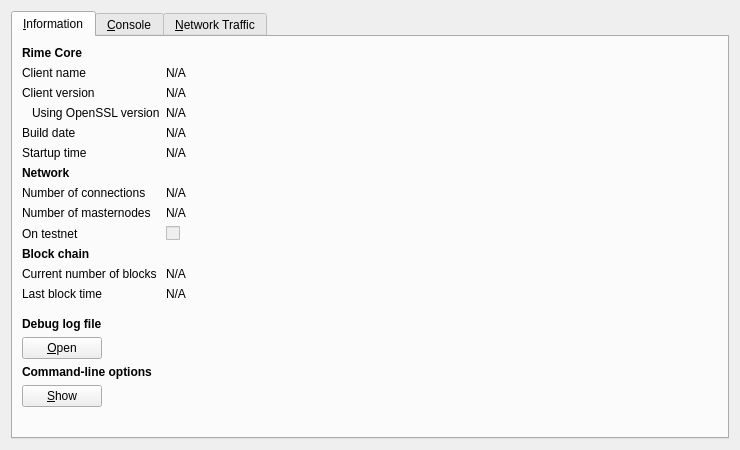
<?xml version="1.0" encoding="UTF-8"?>
<ui version="4.0">
 <class>RPCConsole</class>
 <widget class="QDialog" name="RPCConsole">
  <property name="geometry">
   <rect>
    <x>0</x>
    <y>0</y>
    <width>740</width>
    <height>450</height>
   </rect>
  </property>
  <property name="windowTitle">
   <string>Rime - Debug window</string>
  </property>
  <layout class="QVBoxLayout" name="verticalLayout_2">
   <item>
    <widget class="QTabWidget" name="tabWidget">
     <property name="currentIndex">
      <number>0</number>
     </property>
     <widget class="QWidget" name="tab_info">
      <attribute name="title">
       <string>&amp;Information</string>
      </attribute>
      <layout class="QFormLayout" name="formLayout">
       <item row="0" column="0">
        <widget class="QLabel" name="label_9">
         <property name="font">
          <font>
           <weight>75</weight>
           <bold>true</bold>
          </font>
         </property>
         <property name="text">
          <string>Rime Core</string>
         </property>
        </widget>
       </item>
       <item row="1" column="0">
        <widget class="QLabel" name="label_5">
         <property name="text">
          <string>Client name</string>
         </property>
        </widget>
       </item>
       <item row="1" column="1">
        <widget class="QLabel" name="clientName">
         <property name="cursor">
          <cursorShape>IBeamCursor</cursorShape>
         </property>
         <property name="text">
          <string>N/A</string>
         </property>
         <property name="textFormat">
          <enum>Qt::PlainText</enum>
         </property>
         <property name="textInteractionFlags">
          <set>Qt::LinksAccessibleByMouse|Qt::TextSelectableByKeyboard|Qt::TextSelectableByMouse</set>
         </property>
        </widget>
       </item>
       <item row="2" column="0">
        <widget class="QLabel" name="label_6">
         <property name="text">
          <string>Client version</string>
         </property>
        </widget>
       </item>
       <item row="2" column="1">
        <widget class="QLabel" name="clientVersion">
         <property name="cursor">
          <cursorShape>IBeamCursor</cursorShape>
         </property>
         <property name="text">
          <string>N/A</string>
         </property>
         <property name="textFormat">
          <enum>Qt::PlainText</enum>
         </property>
         <property name="textInteractionFlags">
          <set>Qt::LinksAccessibleByMouse|Qt::TextSelectableByKeyboard|Qt::TextSelectableByMouse</set>
         </property>
        </widget>
       </item>
       <item row="3" column="0">
        <widget class="QLabel" name="label_14">
         <property name="text">
          <string>Using OpenSSL version</string>
         </property>
         <property name="indent">
          <number>10</number>
         </property>
        </widget>
       </item>
       <item row="3" column="1">
        <widget class="QLabel" name="openSSLVersion">
         <property name="cursor">
          <cursorShape>IBeamCursor</cursorShape>
         </property>
         <property name="text">
          <string>N/A</string>
         </property>
         <property name="textFormat">
          <enum>Qt::PlainText</enum>
         </property>
         <property name="textInteractionFlags">
          <set>Qt::LinksAccessibleByMouse|Qt::TextSelectableByKeyboard|Qt::TextSelectableByMouse</set>
         </property>
        </widget>
       </item>
       <item row="4" column="0">
        <widget class="QLabel" name="label_12">
         <property name="text">
          <string>Build date</string>
         </property>
        </widget>
       </item>
       <item row="4" column="1">
        <widget class="QLabel" name="buildDate">
         <property name="cursor">
          <cursorShape>IBeamCursor</cursorShape>
         </property>
         <property name="text">
          <string>N/A</string>
         </property>
         <property name="textFormat">
          <enum>Qt::PlainText</enum>
         </property>
         <property name="textInteractionFlags">
          <set>Qt::LinksAccessibleByMouse|Qt::TextSelectableByKeyboard|Qt::TextSelectableByMouse</set>
         </property>
        </widget>
       </item>
       <item row="5" column="0">
        <widget class="QLabel" name="label_13">
         <property name="text">
          <string>Startup time</string>
         </property>
        </widget>
       </item>
       <item row="5" column="1">
        <widget class="QLabel" name="startupTime">
         <property name="cursor">
          <cursorShape>IBeamCursor</cursorShape>
         </property>
         <property name="text">
          <string>N/A</string>
         </property>
         <property name="textFormat">
          <enum>Qt::PlainText</enum>
         </property>
         <property name="textInteractionFlags">
          <set>Qt::LinksAccessibleByMouse|Qt::TextSelectableByKeyboard|Qt::TextSelectableByMouse</set>
         </property>
        </widget>
       </item>
       <item row="6" column="0">
        <widget class="QLabel" name="label_11">
         <property name="font">
          <font>
           <weight>75</weight>
           <bold>true</bold>
          </font>
         </property>
         <property name="text">
          <string>Network</string>
         </property>
        </widget>
       </item>
       <item row="7" column="0">
        <widget class="QLabel" name="label_7">
         <property name="text">
          <string>Number of connections</string>
         </property>
        </widget>
       </item>
       <item row="7" column="1">
        <widget class="QLabel" name="numberOfConnections">
         <property name="cursor">
          <cursorShape>IBeamCursor</cursorShape>
         </property>
         <property name="text">
          <string>N/A</string>
         </property>
         <property name="textFormat">
          <enum>Qt::PlainText</enum>
         </property>
         <property name="textInteractionFlags">
          <set>Qt::LinksAccessibleByMouse|Qt::TextSelectableByKeyboard|Qt::TextSelectableByMouse</set>
         </property>
        </widget>
       </item>
       <item row="8" column="0">
        <widget class="QLabel" name="label_15">
         <property name="text">
          <string>Number of masternodes</string>
         </property>
        </widget>
       </item>
       <item row="8" column="1">
        <widget class="QLabel" name="masternodeCount">
         <property name="cursor">
          <cursorShape>IBeamCursor</cursorShape>
         </property>
         <property name="text">
          <string>N/A</string>
         </property>
         <property name="textFormat">
          <enum>Qt::PlainText</enum>
         </property>
         <property name="textInteractionFlags">
          <set>Qt::LinksAccessibleByMouse|Qt::TextSelectableByKeyboard|Qt::TextSelectableByMouse</set>
         </property>
        </widget>
       </item>
       <item row="9" column="0">
        <widget class="QLabel" name="label_8">
         <property name="text">
          <string>On testnet</string>
         </property>
        </widget>
       </item>
       <item row="9" column="1">
        <widget class="QCheckBox" name="isTestNet">
         <property name="enabled">
          <bool>false</bool>
         </property>
         <property name="text">
          <string/>
         </property>
        </widget>
       </item>
       <item row="10" column="0">
        <widget class="QLabel" name="label_10">
         <property name="font">
          <font>
           <weight>75</weight>
           <bold>true</bold>
          </font>
         </property>
         <property name="text">
          <string>Block chain</string>
         </property>
        </widget>
       </item>
       <item row="11" column="0">
        <widget class="QLabel" name="label_3">
         <property name="text">
          <string>Current number of blocks</string>
         </property>
        </widget>
       </item>
       <item row="11" column="1">
        <widget class="QLabel" name="numberOfBlocks">
         <property name="cursor">
          <cursorShape>IBeamCursor</cursorShape>
         </property>
         <property name="text">
          <string>N/A</string>
         </property>
         <property name="textFormat">
          <enum>Qt::PlainText</enum>
         </property>
         <property name="textInteractionFlags">
          <set>Qt::LinksAccessibleByMouse|Qt::TextSelectableByKeyboard|Qt::TextSelectableByMouse</set>
         </property>
        </widget>
       </item>
       <item row="12" column="0">
        <widget class="QLabel" name="label_2">
         <property name="text">
          <string>Last block time</string>
         </property>
        </widget>
       </item>
       <item row="12" column="1">
        <widget class="QLabel" name="lastBlockTime">
         <property name="cursor">
          <cursorShape>IBeamCursor</cursorShape>
         </property>
         <property name="text">
          <string>N/A</string>
         </property>
         <property name="textFormat">
          <enum>Qt::PlainText</enum>
         </property>
         <property name="textInteractionFlags">
          <set>Qt::LinksAccessibleByMouse|Qt::TextSelectableByKeyboard|Qt::TextSelectableByMouse</set>
         </property>
        </widget>
       </item>
       <item row="13" column="0">
        <spacer name="verticalSpacer_2">
         <property name="orientation">
          <enum>Qt::Vertical</enum>
         </property>
         <property name="sizeHint" stdset="0">
          <size>
           <width>20</width>
           <height>10</height>
          </size>
         </property>
        </spacer>
       </item>
       <item row="14" column="0">
        <widget class="QLabel" name="labelDebugLogfile">
         <property name="font">
          <font>
           <weight>75</weight>
           <bold>true</bold>
          </font>
         </property>
         <property name="text">
          <string>Debug log file</string>
         </property>
        </widget>
       </item>
       <item row="15" column="0">
        <widget class="QPushButton" name="openDebugLogfileButton">
         <property name="toolTip">
          <string>Open the Rime debug log file from the current data directory. This can take a few seconds for large log files.</string>
         </property>
         <property name="text">
          <string>&amp;Open</string>
         </property>
         <property name="autoDefault">
          <bool>false</bool>
         </property>
        </widget>
       </item>
       <item row="16" column="0">
        <widget class="QLabel" name="labelCLOptions">
         <property name="font">
          <font>
           <weight>75</weight>
           <bold>true</bold>
          </font>
         </property>
         <property name="text">
          <string>Command-line options</string>
         </property>
        </widget>
       </item>
       <item row="17" column="0">
        <widget class="QPushButton" name="showCLOptionsButton">
         <property name="toolTip">
          <string>Show the Rime-Qt help message to get a list with possible Rime command-line options.</string>
         </property>
         <property name="text">
          <string>&amp;Show</string>
         </property>
         <property name="autoDefault">
          <bool>false</bool>
         </property>
        </widget>
       </item>
       <item row="18" column="0">
        <spacer name="verticalSpacer">
         <property name="orientation">
          <enum>Qt::Vertical</enum>
         </property>
         <property name="sizeHint" stdset="0">
          <size>
           <width>20</width>
           <height>20</height>
          </size>
         </property>
        </spacer>
       </item>
      </layout>
     </widget>
     <widget class="QWidget" name="tab_console">
      <attribute name="title">
       <string>&amp;Console</string>
      </attribute>
      <layout class="QGridLayout" name="gridLayout">
       <item row="0" column="0">
        <widget class="QTextEdit" name="messagesWidget">
         <property name="minimumSize">
          <size>
           <width>0</width>
           <height>100</height>
          </size>
         </property>
         <property name="readOnly">
          <bool>true</bool>
         </property>
         <property name="tabKeyNavigation" stdset="0">
          <bool>false</bool>
         </property>
         <property name="columnCount" stdset="0">
          <number>2</number>
         </property>
        </widget>
       </item>
       <item row="1" column="0">
        <layout class="QHBoxLayout" name="horizontalLayout">
         <property name="spacing">
          <number>3</number>
         </property>
         <item>
          <widget class="QPushButton" name="copyButton">
           <property name="maximumSize">
            <size>
             <width>24</width>
             <height>24</height>
            </size>
           </property>
           <property name="toolTip">
            <string>Copy to clipboard</string>
           </property>
           <property name="text">
            <string/>
           </property>
           <property name="icon">
            <iconset resource="../bitcoin.qrc">
             <normaloff>:/icons/editcopy</normaloff>:/icons/editcopy</iconset>
           </property>
           <property name="shortcut">
            <string notr="true">Ctrl+L</string>
           </property>
           <property name="autoDefault">
            <bool>false</bool>
           </property>
          </widget>
         </item>
         <item>
          <widget class="QLabel" name="label">
           <property name="text">
            <string notr="true">&gt;</string>
           </property>
          </widget>
         </item>
         <item>
          <widget class="QLineEdit" name="lineEdit"/>
         </item>
         <item>
          <widget class="QToolButton" name="pasteButton">
           <property name="sizePolicy">
            <sizepolicy hsizetype="Minimum" vsizetype="Fixed">
             <horstretch>0</horstretch>
             <verstretch>0</verstretch>
            </sizepolicy>
           </property>
           <property name="minimumSize">
            <size>
             <width>24</width>
             <height>24</height>
            </size>
           </property>
           <property name="maximumSize">
            <size>
             <width>24</width>
             <height>24</height>
            </size>
           </property>
           <property name="toolTip">
            <string>Paste from clipboard</string>
           </property>
           <property name="text">
            <string/>
           </property>
           <property name="icon">
            <iconset resource="../bitcoin.qrc">
             <normaloff>:/icons/editpaste</normaloff>:/icons/editpaste</iconset>
           </property>
           <property name="shortcut">
            <string>Alt+P</string>
           </property>
          </widget>
         </item>
        </layout>
       </item>
      </layout>
     </widget>
     <widget class="QWidget" name="tab">
      <attribute name="title">
       <string>&amp;Network Traffic</string>
      </attribute>
      <layout class="QHBoxLayout" name="horizontalLayout_3">
       <item>
        <layout class="QVBoxLayout" name="verticalLayout_4">
         <item>
          <widget class="TrafficGraphWidget" name="trafficGraph" native="true">
           <property name="sizePolicy">
            <sizepolicy hsizetype="Expanding" vsizetype="Expanding">
             <horstretch>0</horstretch>
             <verstretch>0</verstretch>
            </sizepolicy>
           </property>
          </widget>
         </item>
         <item>
          <layout class="QHBoxLayout" name="horizontalLayout_2">
           <item>
            <widget class="QSlider" name="sldGraphRange">
             <property name="minimum">
              <number>1</number>
             </property>
             <property name="maximum">
              <number>288</number>
             </property>
             <property name="pageStep">
              <number>12</number>
             </property>
             <property name="value">
              <number>6</number>
             </property>
             <property name="orientation">
              <enum>Qt::Horizontal</enum>
             </property>
            </widget>
           </item>
           <item>
            <widget class="QLabel" name="lblGraphRange">
             <property name="minimumSize">
              <size>
               <width>100</width>
               <height>0</height>
              </size>
             </property>
             <property name="alignment">
              <set>Qt::AlignCenter</set>
             </property>
            </widget>
           </item>
           <item>
            <widget class="QPushButton" name="btnClearTrafficGraph">
             <property name="text">
              <string>&amp;Clear</string>
             </property>
            </widget>
           </item>
          </layout>
         </item>
        </layout>
       </item>
       <item>
        <layout class="QVBoxLayout" name="verticalLayout">
         <item>
          <widget class="QGroupBox" name="groupBox">
           <property name="title">
            <string>Totals</string>
           </property>
           <layout class="QVBoxLayout" name="verticalLayout_5">
            <item>
             <layout class="QHBoxLayout" name="horizontalLayout_4">
              <item>
               <widget class="Line" name="line">
                <property name="sizePolicy">
                 <sizepolicy hsizetype="Fixed" vsizetype="Fixed">
                  <horstretch>0</horstretch>
                  <verstretch>0</verstretch>
                 </sizepolicy>
                </property>
                <property name="minimumSize">
                 <size>
                  <width>10</width>
                  <height>0</height>
                 </size>
                </property>
                <property name="palette">
                 <palette>
                  <active>
                   <colorrole role="Light">
                    <brush brushstyle="SolidPattern">
                     <color alpha="255">
                      <red>0</red>
                      <green>255</green>
                      <blue>0</blue>
                     </color>
                    </brush>
                   </colorrole>
                  </active>
                  <inactive>
                   <colorrole role="Light">
                    <brush brushstyle="SolidPattern">
                     <color alpha="255">
                      <red>0</red>
                      <green>255</green>
                      <blue>0</blue>
                     </color>
                    </brush>
                   </colorrole>
                  </inactive>
                  <disabled>
                   <colorrole role="Light">
                    <brush brushstyle="SolidPattern">
                     <color alpha="255">
                      <red>0</red>
                      <green>255</green>
                      <blue>0</blue>
                     </color>
                    </brush>
                   </colorrole>
                  </disabled>
                 </palette>
                </property>
                <property name="orientation">
                 <enum>Qt::Horizontal</enum>
                </property>
               </widget>
              </item>
              <item>
               <widget class="QLabel" name="label_16">
                <property name="text">
                 <string>In:</string>
                </property>
               </widget>
              </item>
              <item>
               <widget class="QLabel" name="lblBytesIn">
                <property name="minimumSize">
                 <size>
                  <width>50</width>
                  <height>0</height>
                 </size>
                </property>
                <property name="alignment">
                 <set>Qt::AlignRight|Qt::AlignTrailing|Qt::AlignVCenter</set>
                </property>
               </widget>
              </item>
             </layout>
            </item>
            <item>
             <layout class="QHBoxLayout" name="horizontalLayout_5">
              <item>
               <widget class="Line" name="line_2">
                <property name="sizePolicy">
                 <sizepolicy hsizetype="Fixed" vsizetype="Fixed">
                  <horstretch>0</horstretch>
                  <verstretch>0</verstretch>
                 </sizepolicy>
                </property>
                <property name="minimumSize">
                 <size>
                  <width>10</width>
                  <height>0</height>
                 </size>
                </property>
                <property name="palette">
                 <palette>
                  <active>
                   <colorrole role="Light">
                    <brush brushstyle="SolidPattern">
                     <color alpha="255">
                      <red>255</red>
                      <green>0</green>
                      <blue>0</blue>
                     </color>
                    </brush>
                   </colorrole>
                  </active>
                  <inactive>
                   <colorrole role="Light">
                    <brush brushstyle="SolidPattern">
                     <color alpha="255">
                      <red>255</red>
                      <green>0</green>
                      <blue>0</blue>
                     </color>
                    </brush>
                   </colorrole>
                  </inactive>
                  <disabled>
                   <colorrole role="Light">
                    <brush brushstyle="SolidPattern">
                     <color alpha="255">
                      <red>255</red>
                      <green>0</green>
                      <blue>0</blue>
                     </color>
                    </brush>
                   </colorrole>
                  </disabled>
                 </palette>
                </property>
                <property name="orientation">
                 <enum>Qt::Horizontal</enum>
                </property>
               </widget>
              </item>
              <item>
               <widget class="QLabel" name="label_17">
                <property name="text">
                 <string>Out:</string>
                </property>
               </widget>
              </item>
              <item>
               <widget class="QLabel" name="lblBytesOut">
                <property name="minimumSize">
                 <size>
                  <width>50</width>
                  <height>0</height>
                 </size>
                </property>
                <property name="alignment">
                 <set>Qt::AlignRight|Qt::AlignTrailing|Qt::AlignVCenter</set>
                </property>
               </widget>
              </item>
             </layout>
            </item>
            <item>
             <spacer name="verticalSpacer_4">
              <property name="orientation">
               <enum>Qt::Vertical</enum>
              </property>
              <property name="sizeHint" stdset="0">
               <size>
                <width>20</width>
                <height>407</height>
               </size>
              </property>
             </spacer>
            </item>
           </layout>
          </widget>
         </item>
        </layout>
       </item>
      </layout>
     </widget>
    </widget>
   </item>
  </layout>
 </widget>
 <customwidgets>
  <customwidget>
   <class>TrafficGraphWidget</class>
   <extends>QWidget</extends>
   <header>trafficgraphwidget.h</header>
   <container>1</container>
   <slots>
    <slot>clear()</slot>
   </slots>
  </customwidget>
 </customwidgets>
 <resources>
  <include location="../bitcoin.qrc"/>
 </resources>
 <connections/>
</ui>
